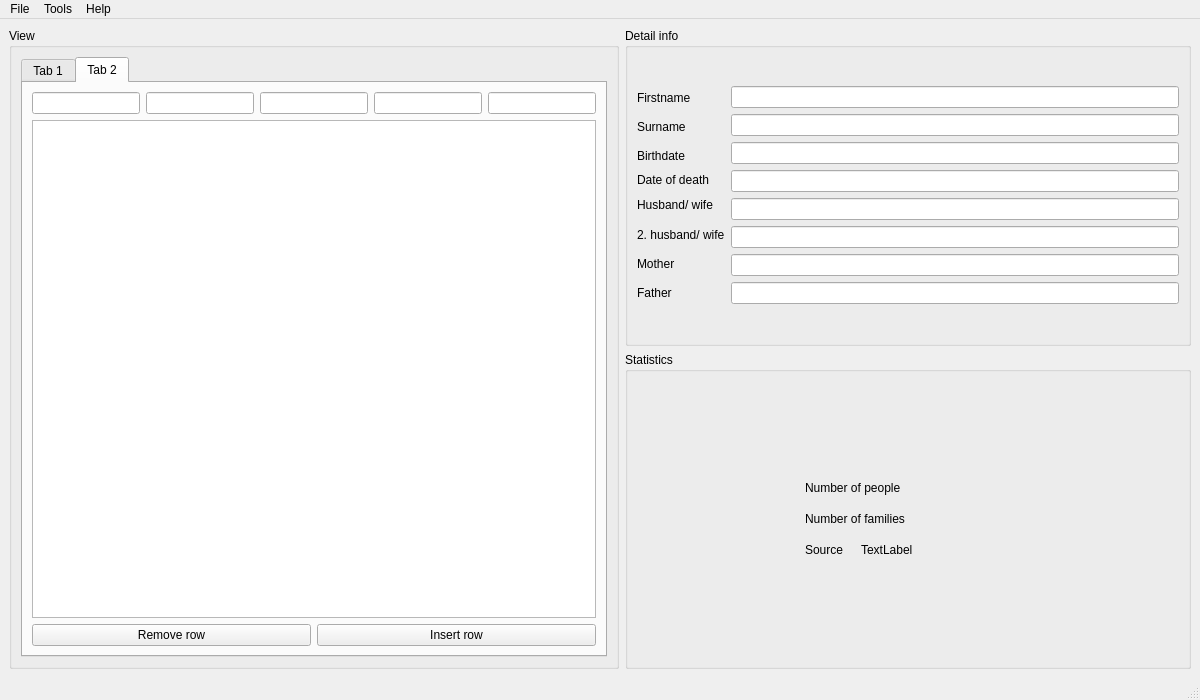
<?xml version="1.0" encoding="UTF-8"?>
<ui version="4.0">
 <class>Window</class>
 <widget class="QMainWindow" name="Window">
  <property name="geometry">
   <rect>
    <x>0</x>
    <y>0</y>
    <width>1200</width>
    <height>700</height>
   </rect>
  </property>
  <property name="windowTitle">
   <string>GenDB</string>
  </property>
  <widget class="QWidget" name="centralWidget">
   <layout class="QGridLayout" name="gridLayout">
    <item row="0" column="1">
     <widget class="QGroupBox" name="groupBox_2">
      <property name="title">
       <string>Detail info</string>
      </property>
      <layout class="QGridLayout" name="gridLayout_5">
       <item row="0" column="0">
        <layout class="QHBoxLayout" name="horizontalLayout">
         <item>
          <layout class="QVBoxLayout" name="verticalLayout_2">
           <item>
            <widget class="QLabel" name="nameLabel">
             <property name="text">
              <string>Firstname</string>
             </property>
            </widget>
           </item>
           <item>
            <widget class="QLabel" name="surnameLabel">
             <property name="text">
              <string>Surname</string>
             </property>
            </widget>
           </item>
           <item>
            <widget class="QLabel" name="birthLabel">
             <property name="text">
              <string>Birthdate</string>
             </property>
            </widget>
           </item>
           <item>
            <widget class="QLabel" name="deathLabel">
             <property name="sizePolicy">
              <sizepolicy hsizetype="Fixed" vsizetype="Fixed">
               <horstretch>0</horstretch>
               <verstretch>0</verstretch>
              </sizepolicy>
             </property>
             <property name="text">
              <string>Date of death</string>
             </property>
            </widget>
           </item>
           <item>
            <widget class="QLabel" name="hwLabel">
             <property name="text">
              <string>Husband/ wife</string>
             </property>
            </widget>
           </item>
           <item>
            <widget class="QLabel" name="hw2Label">
             <property name="text">
              <string>2. husband/ wife</string>
             </property>
            </widget>
           </item>
           <item>
            <widget class="QLabel" name="motherLabel">
             <property name="text">
              <string>Mother</string>
             </property>
            </widget>
           </item>
           <item>
            <widget class="QLabel" name="fatherLabel">
             <property name="text">
              <string>Father</string>
             </property>
            </widget>
           </item>
          </layout>
         </item>
         <item>
          <layout class="QVBoxLayout" name="verticalLayout">
           <item>
            <widget class="QLineEdit" name="nameEdit"/>
           </item>
           <item>
            <widget class="QLineEdit" name="surnameEdit"/>
           </item>
           <item>
            <widget class="QLineEdit" name="birthEdit"/>
           </item>
           <item>
            <widget class="QLineEdit" name="deathEdit"/>
           </item>
           <item>
            <widget class="QLineEdit" name="hwEdit">
             <property name="readOnly">
              <bool>true</bool>
             </property>
            </widget>
           </item>
           <item>
            <widget class="QLineEdit" name="hw2Edit"/>
           </item>
           <item>
            <widget class="QLineEdit" name="parent1Edit">
             <property name="readOnly">
              <bool>true</bool>
             </property>
            </widget>
           </item>
           <item>
            <widget class="QLineEdit" name="parent2Edit">
             <property name="readOnly">
              <bool>true</bool>
             </property>
            </widget>
           </item>
          </layout>
         </item>
        </layout>
       </item>
      </layout>
     </widget>
    </item>
    <item row="0" column="0" rowspan="2">
     <widget class="QGroupBox" name="groupBox">
      <property name="sizePolicy">
       <sizepolicy hsizetype="Minimum" vsizetype="Minimum">
        <horstretch>0</horstretch>
        <verstretch>0</verstretch>
       </sizepolicy>
      </property>
      <property name="title">
       <string>View</string>
      </property>
      <layout class="QGridLayout" name="gridLayout_4">
       <item row="0" column="0">
        <widget class="QTabWidget" name="tabWidget">
         <property name="sizePolicy">
          <sizepolicy hsizetype="Expanding" vsizetype="Expanding">
           <horstretch>3</horstretch>
           <verstretch>2</verstretch>
          </sizepolicy>
         </property>
         <property name="currentIndex">
          <number>1</number>
         </property>
         <widget class="QWidget" name="PeopleView">
          <property name="sizePolicy">
           <sizepolicy hsizetype="Expanding" vsizetype="Expanding">
            <horstretch>2</horstretch>
            <verstretch>1</verstretch>
           </sizepolicy>
          </property>
          <attribute name="title">
           <string>Tab 1</string>
          </attribute>
          <layout class="QGridLayout" name="gridLayout_3">
           <item row="0" column="0">
            <layout class="QHBoxLayout" name="horizontalLayout_7">
             <item>
              <widget class="QLineEdit" name="sexSearchLine">
               <property name="statusTip">
                <string>Filter by gender</string>
               </property>
               <property name="text">
                <string/>
               </property>
              </widget>
             </item>
             <item>
              <widget class="QLineEdit" name="nameSearchLine">
               <property name="statusTip">
                <string>Filter by name</string>
               </property>
               <property name="autoFillBackground">
                <bool>false</bool>
               </property>
               <property name="inputMask">
                <string/>
               </property>
               <property name="text">
                <string/>
               </property>
              </widget>
             </item>
             <item>
              <widget class="QLineEdit" name="surnameSearchLine">
               <property name="statusTip">
                <string>Filter by surname</string>
               </property>
               <property name="text">
                <string/>
               </property>
              </widget>
             </item>
             <item>
              <widget class="QLineEdit" name="birthSearchLine">
               <property name="statusTip">
                <string>Filter by birthdate</string>
               </property>
              </widget>
             </item>
             <item>
              <widget class="QLineEdit" name="deathSearchLine">
               <property name="statusTip">
                <string>Filter by date of death</string>
               </property>
               <property name="text">
                <string/>
               </property>
              </widget>
             </item>
            </layout>
           </item>
           <item row="1" column="0">
            <widget class="QTableView" name="personView">
             <property name="sizePolicy">
              <sizepolicy hsizetype="Expanding" vsizetype="Expanding">
               <horstretch>2</horstretch>
               <verstretch>1</verstretch>
              </sizepolicy>
             </property>
            </widget>
           </item>
           <item row="2" column="0">
            <layout class="QHBoxLayout" name="horizontalLayout_11">
             <item>
              <widget class="QPushButton" name="removeRowButton">
               <property name="text">
                <string>Remove row</string>
               </property>
              </widget>
             </item>
             <item>
              <widget class="QPushButton" name="insertRowButton">
               <property name="text">
                <string>Insert row</string>
               </property>
              </widget>
             </item>
            </layout>
           </item>
          </layout>
         </widget>
         <widget class="QWidget" name="Familyview">
          <property name="sizePolicy">
           <sizepolicy hsizetype="Expanding" vsizetype="Expanding">
            <horstretch>2</horstretch>
            <verstretch>1</verstretch>
           </sizepolicy>
          </property>
          <attribute name="title">
           <string>Tab 2</string>
          </attribute>
          <layout class="QGridLayout" name="gridLayout_2">
           <item row="0" column="0">
            <layout class="QHBoxLayout" name="horizontalLayout_10">
             <item>
              <widget class="QLineEdit" name="famSearchLine">
               <property name="statusTip">
                <string>Filter by family name</string>
               </property>
               <property name="autoFillBackground">
                <bool>false</bool>
               </property>
               <property name="inputMask">
                <string/>
               </property>
               <property name="text">
                <string/>
               </property>
              </widget>
             </item>
             <item>
              <widget class="QLineEdit" name="husSearchLine">
               <property name="statusTip">
                <string>Filter by husband name</string>
               </property>
               <property name="text">
                <string/>
               </property>
              </widget>
             </item>
             <item>
              <widget class="QLineEdit" name="wifeSearchLine">
               <property name="statusTip">
                <string>Filter by wife name</string>
               </property>
              </widget>
             </item>
             <item>
              <widget class="QLineEdit" name="marrSearchLine">
               <property name="statusTip">
                <string>Filter by marriage date</string>
               </property>
               <property name="text">
                <string/>
               </property>
              </widget>
             </item>
             <item>
              <widget class="QLineEdit" name="divSearchLine">
               <property name="statusTip">
                <string>Filter by divorce date</string>
               </property>
               <property name="text">
                <string/>
               </property>
              </widget>
             </item>
            </layout>
           </item>
           <item row="1" column="0">
            <widget class="QTableView" name="familyView">
             <property name="sizePolicy">
              <sizepolicy hsizetype="Expanding" vsizetype="Expanding">
               <horstretch>2</horstretch>
               <verstretch>1</verstretch>
              </sizepolicy>
             </property>
            </widget>
           </item>
           <item row="2" column="0">
            <layout class="QHBoxLayout" name="horizontalLayout_12">
             <item>
              <widget class="QPushButton" name="removeRowButton_2">
               <property name="text">
                <string>Remove row</string>
               </property>
              </widget>
             </item>
             <item>
              <widget class="QPushButton" name="insertRowButton_2">
               <property name="text">
                <string>Insert row</string>
               </property>
              </widget>
             </item>
            </layout>
           </item>
          </layout>
         </widget>
        </widget>
       </item>
      </layout>
     </widget>
    </item>
    <item row="1" column="1">
     <widget class="QGroupBox" name="groupBox_3">
      <property name="maximumSize">
       <size>
        <width>600</width>
        <height>400</height>
       </size>
      </property>
      <property name="title">
       <string>Statistics</string>
      </property>
      <layout class="QGridLayout" name="gridLayout_6">
       <item row="0" column="0">
        <layout class="QVBoxLayout" name="verticalLayout_3">
         <item>
          <layout class="QHBoxLayout" name="horizontalLayout_3">
           <item>
            <widget class="QLabel" name="textLabel">
             <property name="maximumSize">
              <size>
               <width>120</width>
               <height>25</height>
              </size>
             </property>
             <property name="text">
              <string>Number of people</string>
             </property>
             <property name="alignment">
              <set>Qt::AlignLeading|Qt::AlignLeft|Qt::AlignVCenter</set>
             </property>
            </widget>
           </item>
           <item>
            <widget class="QLabel" name="recNum">
             <property name="maximumSize">
              <size>
               <width>600</width>
               <height>25</height>
              </size>
             </property>
             <property name="text">
              <string/>
             </property>
             <property name="alignment">
              <set>Qt::AlignLeading|Qt::AlignLeft|Qt::AlignVCenter</set>
             </property>
            </widget>
           </item>
          </layout>
         </item>
         <item>
          <layout class="QHBoxLayout" name="horizontalLayout_2">
           <item>
            <widget class="QLabel" name="label_7">
             <property name="maximumSize">
              <size>
               <width>120</width>
               <height>25</height>
              </size>
             </property>
             <property name="text">
              <string>Number of families</string>
             </property>
             <property name="alignment">
              <set>Qt::AlignLeading|Qt::AlignLeft|Qt::AlignVCenter</set>
             </property>
            </widget>
           </item>
           <item>
            <widget class="QLabel" name="famNum">
             <property name="maximumSize">
              <size>
               <width>600</width>
               <height>25</height>
              </size>
             </property>
             <property name="text">
              <string/>
             </property>
             <property name="alignment">
              <set>Qt::AlignLeading|Qt::AlignLeft|Qt::AlignVCenter</set>
             </property>
            </widget>
           </item>
          </layout>
         </item>
         <item>
          <layout class="QHBoxLayout" name="horizontalLayout_14">
           <item>
            <widget class="QLabel" name="textLabel2">
             <property name="maximumSize">
              <size>
               <width>50</width>
               <height>25</height>
              </size>
             </property>
             <property name="text">
              <string>Source</string>
             </property>
             <property name="alignment">
              <set>Qt::AlignLeading|Qt::AlignLeft|Qt::AlignVCenter</set>
             </property>
            </widget>
           </item>
           <item>
            <widget class="QLabel" name="sourceStat">
             <property name="maximumSize">
              <size>
               <width>150</width>
               <height>25</height>
              </size>
             </property>
             <property name="text">
              <string>TextLabel</string>
             </property>
             <property name="alignment">
              <set>Qt::AlignLeading|Qt::AlignLeft|Qt::AlignVCenter</set>
             </property>
            </widget>
           </item>
          </layout>
         </item>
        </layout>
       </item>
      </layout>
     </widget>
    </item>
   </layout>
  </widget>
  <widget class="QMenuBar" name="menubar">
   <property name="geometry">
    <rect>
     <x>0</x>
     <y>0</y>
     <width>1200</width>
     <height>22</height>
    </rect>
   </property>
   <widget class="QMenu" name="menuFile">
    <property name="title">
     <string>File</string>
    </property>
    <addaction name="saveAction"/>
    <addaction name="revertAction"/>
    <addaction name="separator"/>
    <addaction name="newAction"/>
    <addaction name="openAction"/>
    <addaction name="closeViewAction"/>
    <addaction name="importAction"/>
    <addaction name="separator"/>
    <addaction name="exitAction"/>
   </widget>
   <widget class="QMenu" name="menuTools">
    <property name="title">
     <string>Tools</string>
    </property>
    <addaction name="actionOpen_MyHeritage"/>
    <addaction name="actionOpen_FamilySearch"/>
    <addaction name="actionOpen_soa_praha_ebadatelna"/>
   </widget>
   <widget class="QMenu" name="menuHelp">
    <property name="title">
     <string>Help</string>
    </property>
    <addaction name="actionAbout"/>
   </widget>
   <addaction name="menuFile"/>
   <addaction name="menuTools"/>
   <addaction name="menuHelp"/>
  </widget>
  <widget class="QStatusBar" name="statusbar"/>
  <action name="newAction">
   <property name="text">
    <string>New database</string>
   </property>
   <property name="toolTip">
    <string>Create new database</string>
   </property>
   <property name="shortcut">
    <string>Ctrl+N</string>
   </property>
  </action>
  <action name="openAction">
   <property name="text">
    <string>Open database</string>
   </property>
   <property name="shortcut">
    <string>Ctrl+O</string>
   </property>
  </action>
  <action name="importAction">
   <property name="text">
    <string>Import database</string>
   </property>
  </action>
  <action name="revertAction">
   <property name="text">
    <string>Discard changes</string>
   </property>
   <property name="toolTip">
    <string>Delete database</string>
   </property>
  </action>
  <action name="saveAction">
   <property name="text">
    <string>Save changes</string>
   </property>
   <property name="shortcut">
    <string>Ctrl+S</string>
   </property>
  </action>
  <action name="closeViewAction">
   <property name="text">
    <string>Close database</string>
   </property>
  </action>
  <action name="exitAction">
   <property name="text">
    <string>Exit</string>
   </property>
   <property name="shortcut">
    <string>Ctrl+Q</string>
   </property>
  </action>
  <action name="actionOpen_MyHeritage">
   <property name="text">
    <string>Open MyHeritage</string>
   </property>
  </action>
  <action name="actionOpen_FamilySearch">
   <property name="text">
    <string>Open FamilySearch</string>
   </property>
  </action>
  <action name="actionOpen_soa_praha_ebadatelna">
   <property name="text">
    <string>Open ebadatelna.soapraha</string>
   </property>
   <property name="toolTip">
    <string>Open ebadatelna.soapraha</string>
   </property>
  </action>
  <action name="actionAbout">
   <property name="text">
    <string>About</string>
   </property>
  </action>
 </widget>
 <resources/>
 <connections/>
</ui>
